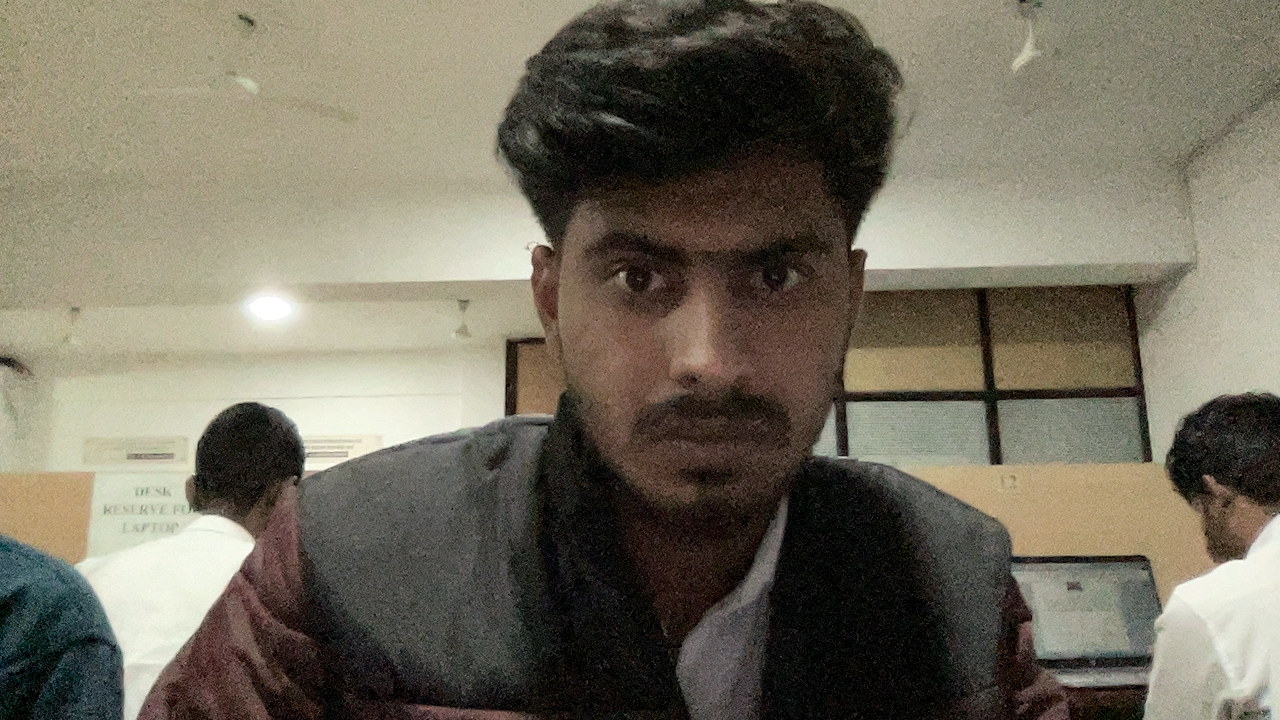
#> input picture employee_images/ROHITKULKARNI/ROHITKULKARNI_0.png, 1280 x 720 px
$ python j.py
#> lines starting #> are read from the running program, lines starting #| are printed output that depends on the picture
import cv2
import os
import numpy as np

# Initialize the OpenCV face detector and face recognizer
face_cascade = cv2.CascadeClassifier(cv2.data.haarcascades + 'haarcascade_frontalface_default.xml')
recognizer = cv2.face.LBPHFaceRecognizer_create()

# Path to the folder where images of the person are stored
image_folder = "employee_images/ROHITKULKARNI"
model_file = 'face_model.yml'

def create_face_database(image_folder):
#> called with image_folder = 'employee_images/ROHITKULKARNI'
    faces = []
    labels = []
    label = 0  # Label for the person (could be any integer)

    for filename in os.listdir(image_folder):
        if filename.endswith('.jpg') or filename.endswith('.png'):
            image_path = os.path.join(image_folder, filename)
            img = cv2.imread(image_path)
#> img is the input picture: shape (720, 1280, 3); mean B, G, R 95.5, 110.9, 116.3
            gray = cv2.cvtColor(img, cv2.COLOR_BGR2GRAY)
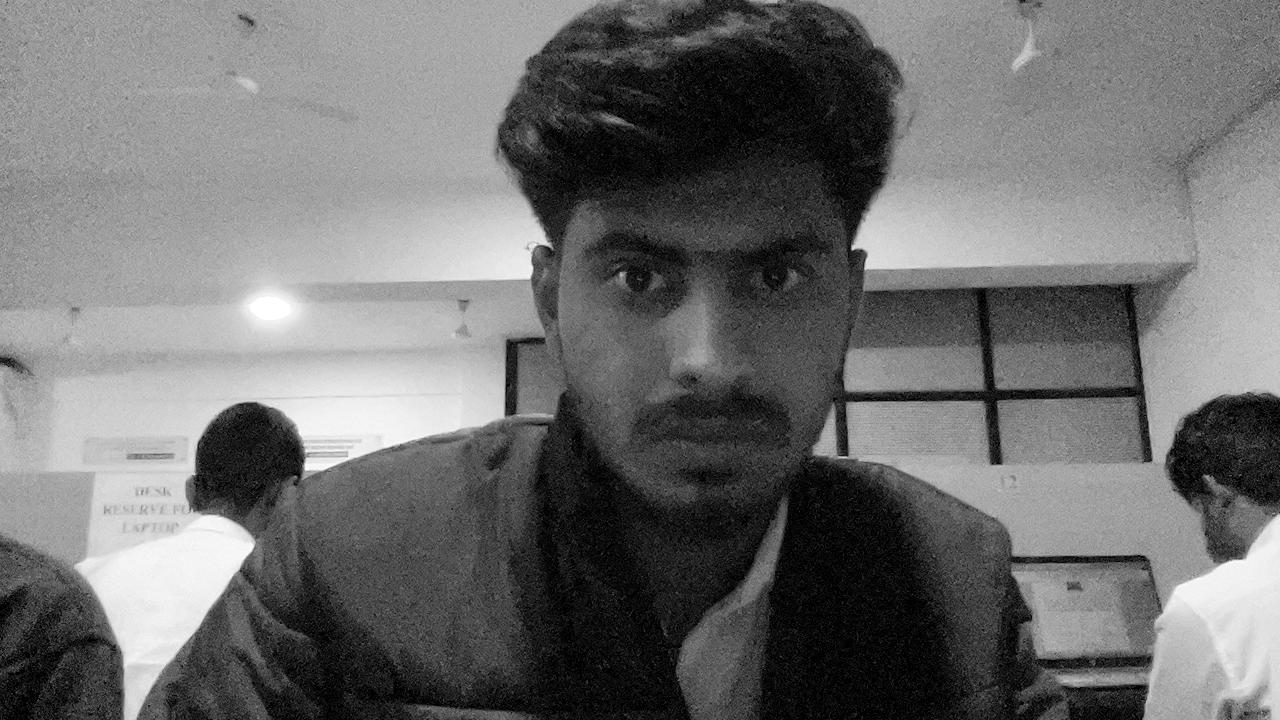
#> gray: shape (720, 1280); min 0, max 255, mean 110.7

            # Histogram Equalization for better contrast
            gray = cv2.equalizeHist(gray)
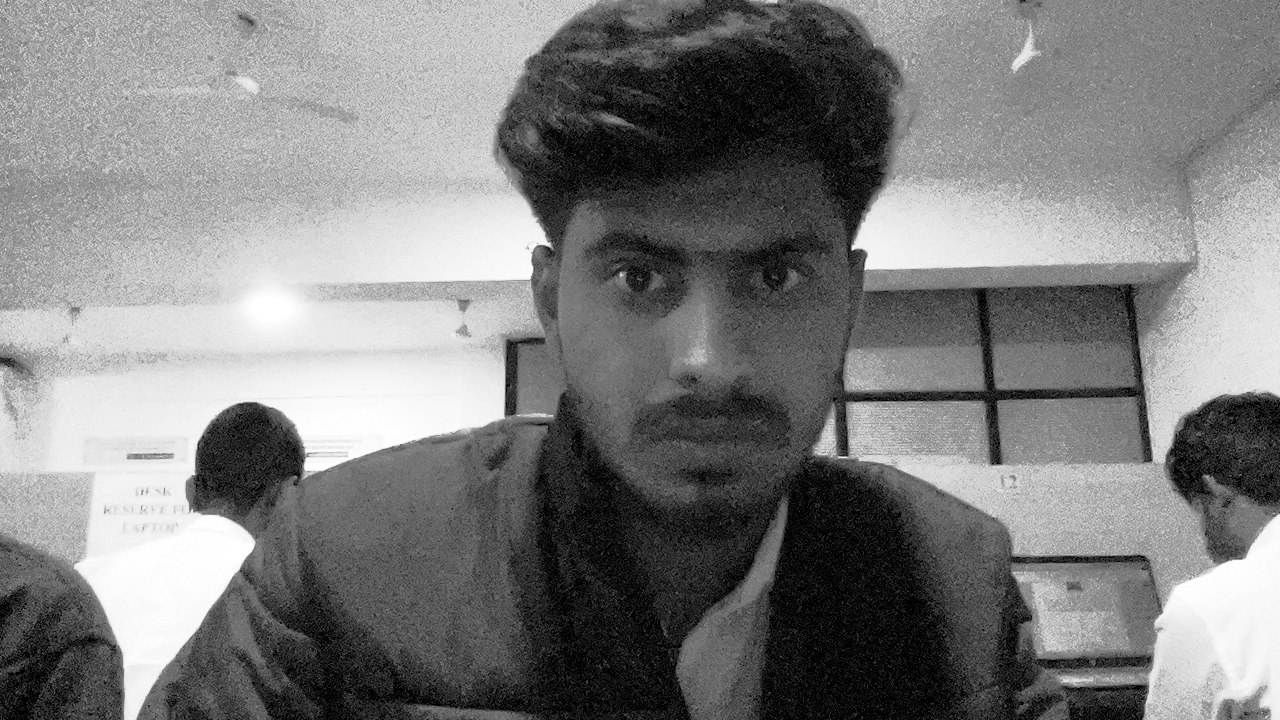
#> gray: shape (720, 1280); min 0, max 255, mean 126

            # Detect faces in the image
            faces_in_image = face_cascade.detectMultiScale(gray, scaleFactor=1.1, minNeighbors=5, minSize=(30, 30))
#> faces_in_image = [[526, 146, 364, 364]]

            for (x, y, w, h) in faces_in_image:
                face = gray[y:y+h, x:x+w]
                faces.append(face)
                labels.append(label)
#> this loop made 1 pass
#> pass 1, in create_face_database, `face = gray[y:y+h, x:x+w]`:
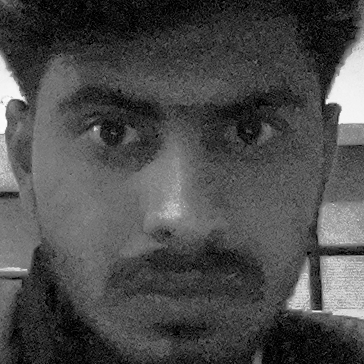
#> face: shape (364, 364); min 0, max 255, mean 75.5
#> after the loop, faces = 1 item; labels = [0]
#> pass 2 of the loop in create_face_database, `for filename in os.listdir(image_folder):`:
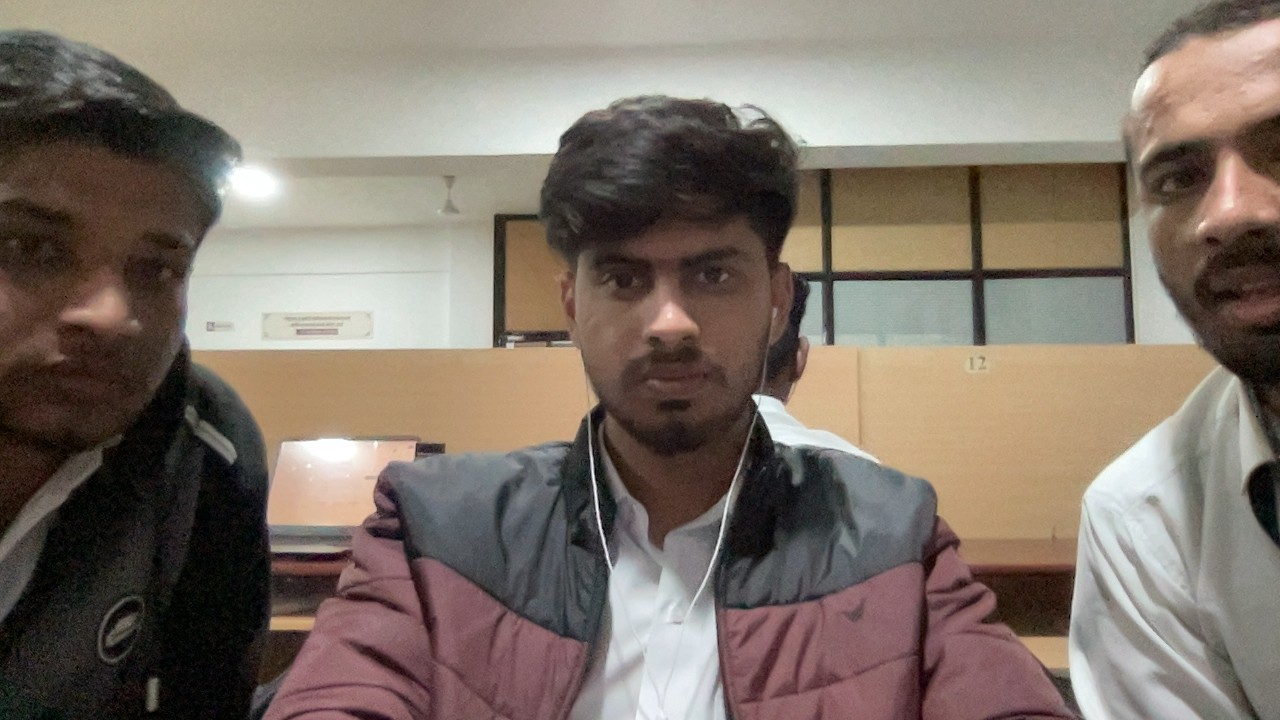
#> input picture employee_images/ROHITKULKARNI/ROHITKULKARNI_1.png, 1280 x 720 px
#> in create_face_database, img is the input picture: shape (720, 1280, 3); mean B, G, R 105.4, 115.7, 127.3
#> in create_face_database, `gray = cv2.equalizeHist(gray)`:
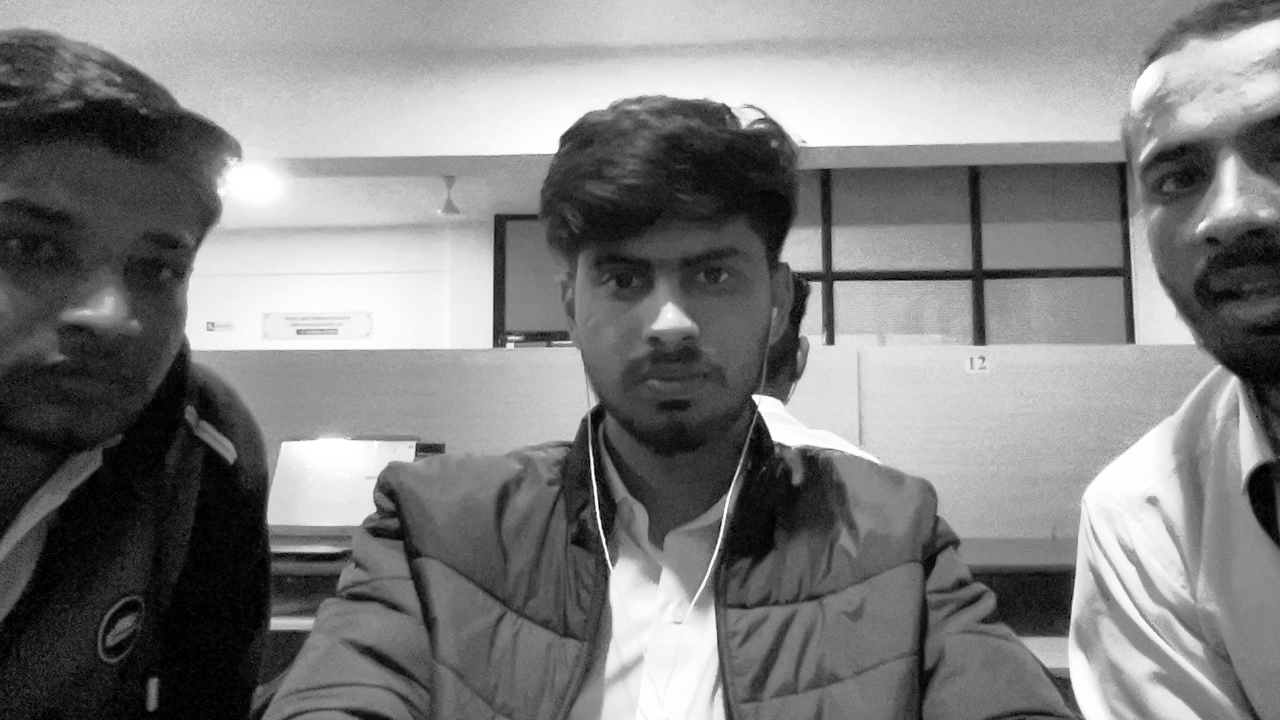
#> gray: shape (720, 1280); min 0, max 255, mean 127.7
#> in create_face_database, `faces_in_image = face_cascade.detectMultiScale(gray, scaleFactor=1.1, ..`: faces_in_image = [[547, 190, 243, 243]]
#> the loop in create_face_database, `for (x, y, w, h) in faces_in_image:` made 1 pass
#> pass 1, in create_face_database, `face = gray[y:y+h, x:x+w]`:
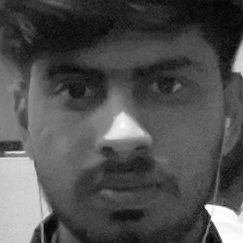
#> face: shape (243, 243); min 0, max 254, mean 80.1
#> after the loop in create_face_database, `for (x, y, w, h) in faces_in_image:`: faces = 2 items; labels = [0, 0]
#> pass 3 of the loop in create_face_database, `for filename in os.listdir(image_folder):`:
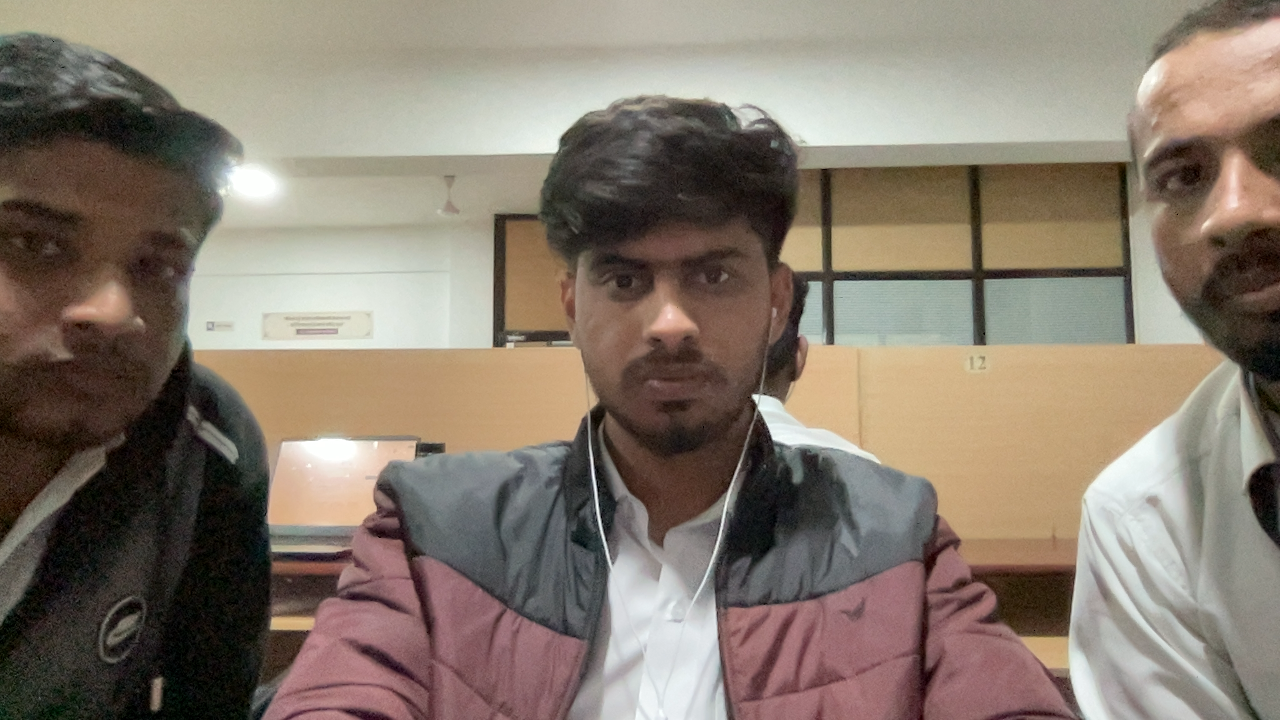
#> input picture employee_images/ROHITKULKARNI/ROHITKULKARNI_2.png, 1280 x 720 px
#> in create_face_database, img is the input picture: shape (720, 1280, 3); mean B, G, R 109.7, 122.4, 134.5
#> in create_face_database, `gray = cv2.equalizeHist(gray)`:
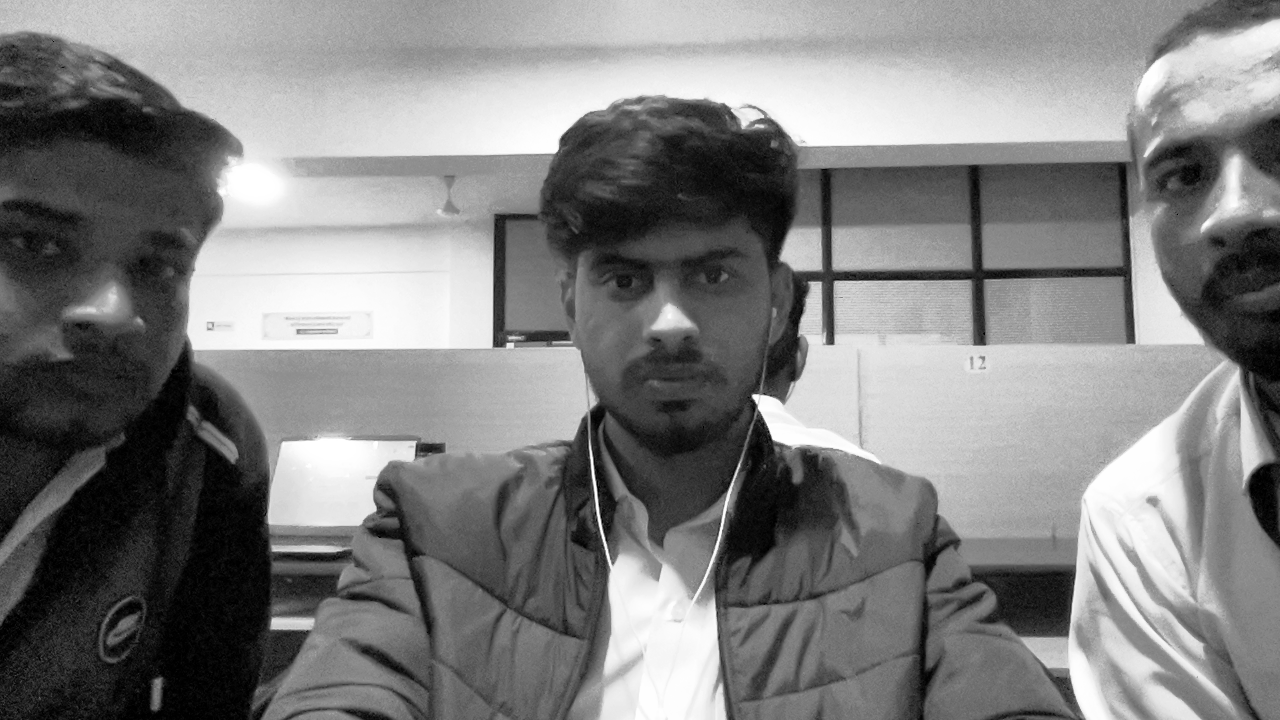
#> gray: shape (720, 1280); min 0, max 255, mean 127.9
#> in create_face_database, `faces_in_image = face_cascade.detectMultiScale(gray, scaleFactor=1.1, ..`: faces_in_image = [[547, 190, 245, 245]]
#> the loop in create_face_database, `for (x, y, w, h) in faces_in_image:` made 1 pass
#> pass 1, in create_face_database, `face = gray[y:y+h, x:x+w]`:
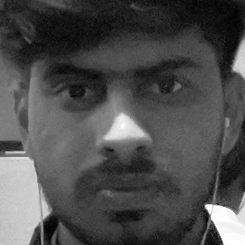
#> face: shape (245, 245); min 0, max 254, mean 77.7
#> after the loop in create_face_database, `for (x, y, w, h) in faces_in_image:`: faces = 3 items; labels = [0, 0, 0]

    # Train the recognizer
    recognizer.train(faces, np.array(labels))
    recognizer.save(model_file)  # Save the trained model
    print("Model trained and saved.")

# Create the face database if not already done
if not os.path.exists(model_file):
    print("Model not found. Training the model...")
    create_face_database(image_folder)

# Load the trained model
recognizer.read(model_file)  # Load the pre-trained model
print("Model loaded successfully.")

def recognize_face_from_webcam():
    # Capture video from the webcam
    cap = cv2.VideoCapture(0)  # 0 for default camera

    while True:
        # Capture each frame
        ret, frame = cap.read()
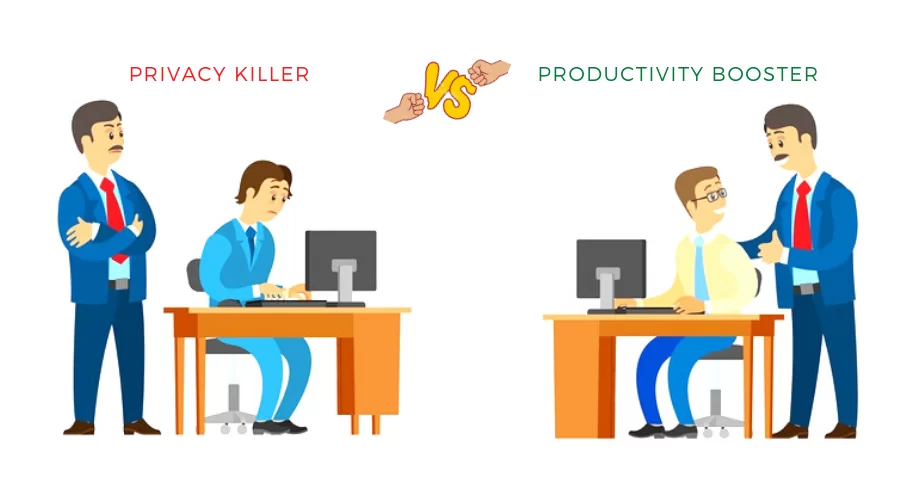
#> input picture gallery/img1.webp, 900 x 480 px, given in place of the camera
#> frame is the input picture: shape (480, 900, 3); mean B, G, R 219.4, 222.2, 221.1
        if not ret:
            break

        gray = cv2.cvtColor(frame, cv2.COLOR_BGR2GRAY)
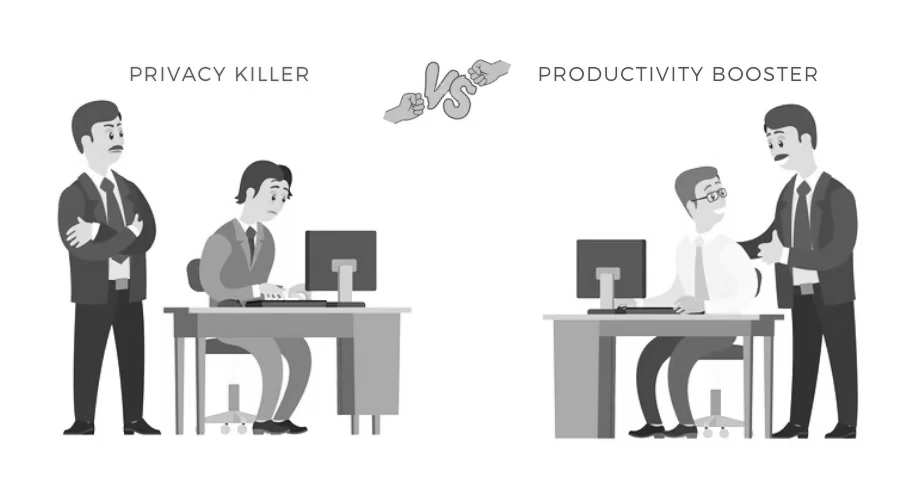
#> gray: shape (480, 900); min 16, max 255, mean 221.6

        # Histogram Equalization for better contrast
        gray = cv2.equalizeHist(gray)
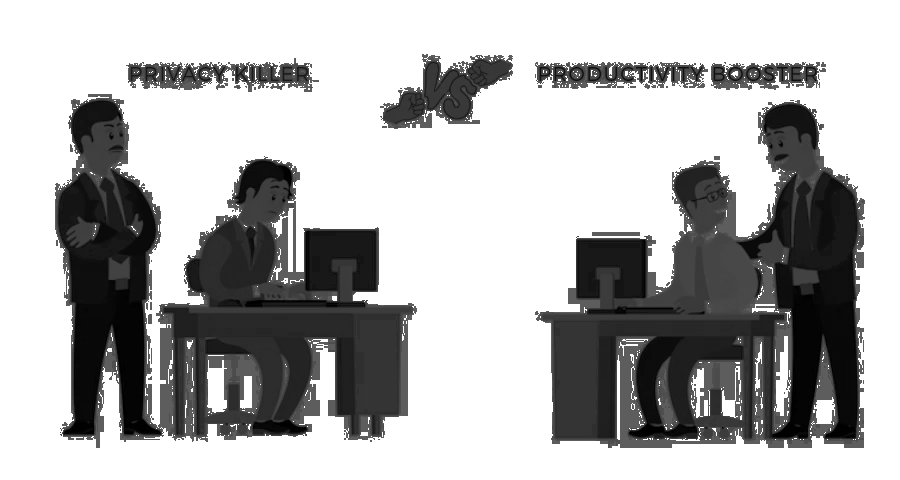
#> gray: shape (480, 900); min 0, max 255, mean 179.3

        # Detect faces in the frame
        faces_in_image = face_cascade.detectMultiScale(gray, scaleFactor=1.1, minNeighbors=5, minSize=(30, 30))
#> faces_in_image = ()

        for (x, y, w, h) in faces_in_image:
            face = gray[y:y+h, x:x+w]

            # Use the trained model to predict the label (person)
            label, confidence = recognizer.predict(face)

            # Set a higher threshold for confidence to detect an unknown face
            if confidence < 60:  # Adjust threshold here
                cv2.putText(frame, f" {label} (Confidence: {confidence})",
                            (x, y-10), cv2.FONT_HERSHEY_SIMPLEX, 0.9, (255,0,0), 2)
            else:
                cv2.putText(frame, "Unknown face", (x, y-10), cv2.FONT_HERSHEY_SIMPLEX, 0.9, (0, 0, 255), 2)
#> this loop made 0 passes

        # Display the resulting frame
        cv2.imshow('Face Recognition', frame)

        # Break the loop if the user presses the 'q' key
        if cv2.waitKey(1) & 0xFF == ord('q'):
#> (key q is pressed here)
            break

    # Release the webcam and close all OpenCV windows
    cap.release()
    cv2.destroyAllWindows()

# Start face recognition from webcam
recognize_face_from_webcam()
